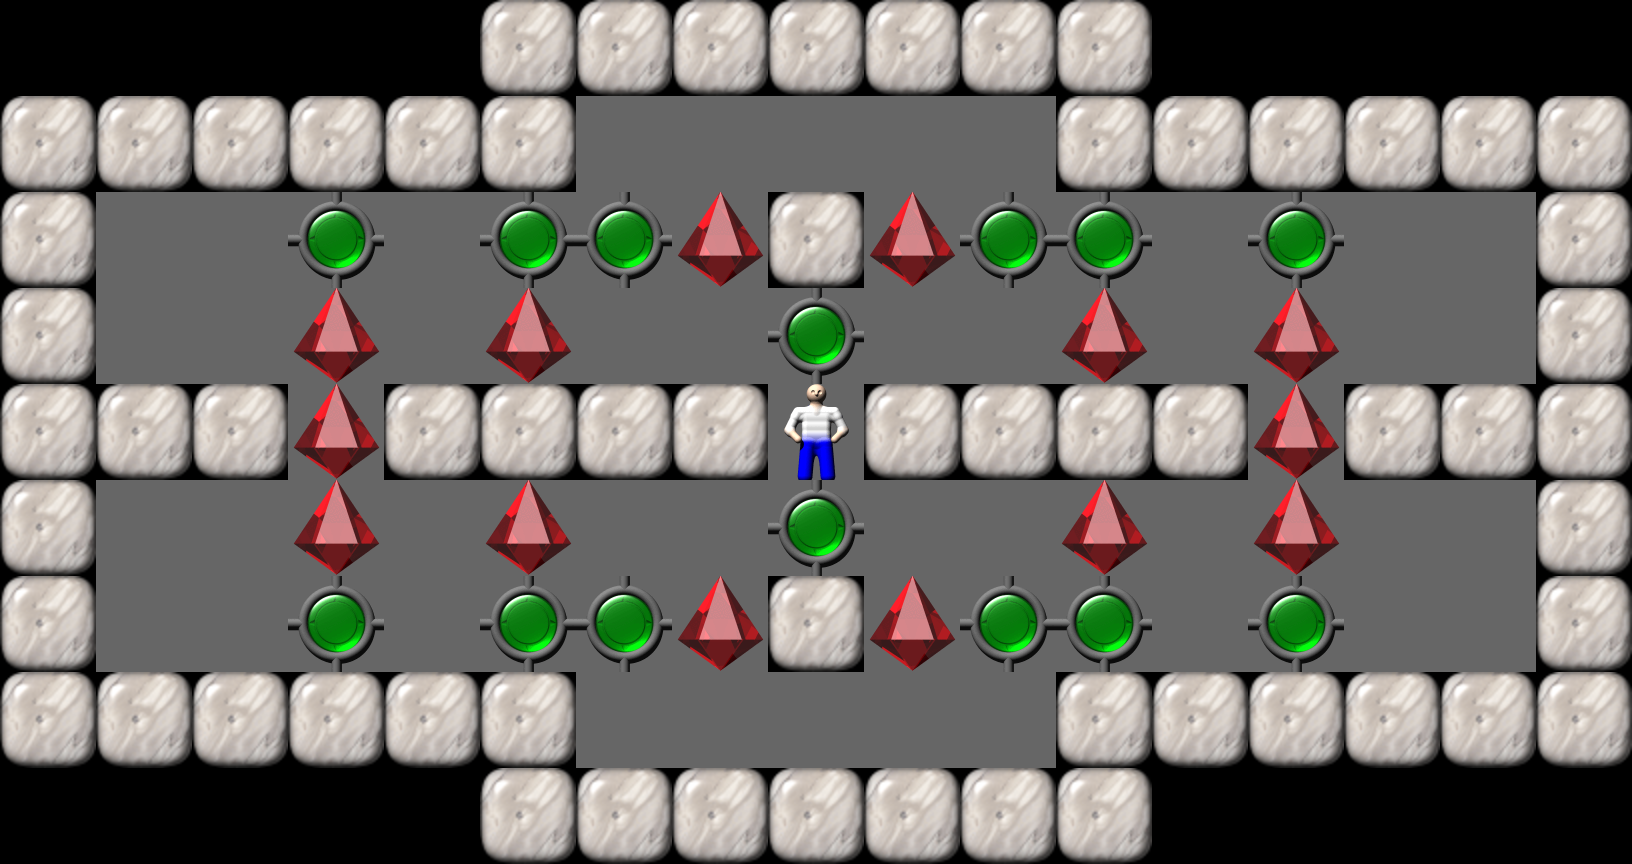

A level layout from a 2D game, rendered from its tile map. Below: a short description, then the map file with tile-grid data replaced by summaries:
An orthogonal 17x9 tile map with 96x96 px tiles, 1 tile layer (Tile Layer 1).

<map version="1.0" orientation="orthogonal" width="17" height="9" tilewidth="96" tileheight="96">
  <properties>
    <property name="Title" value="22" />
  </properties>
  <tileset source="Sokoban.tsx" firstgid="1" />
  <layer name="Tile Layer 1" width="17" height="9">
    <data>[153 cells, 153 non-empty, 6 distinct tile ids]</data>
  </layer>
</map>
